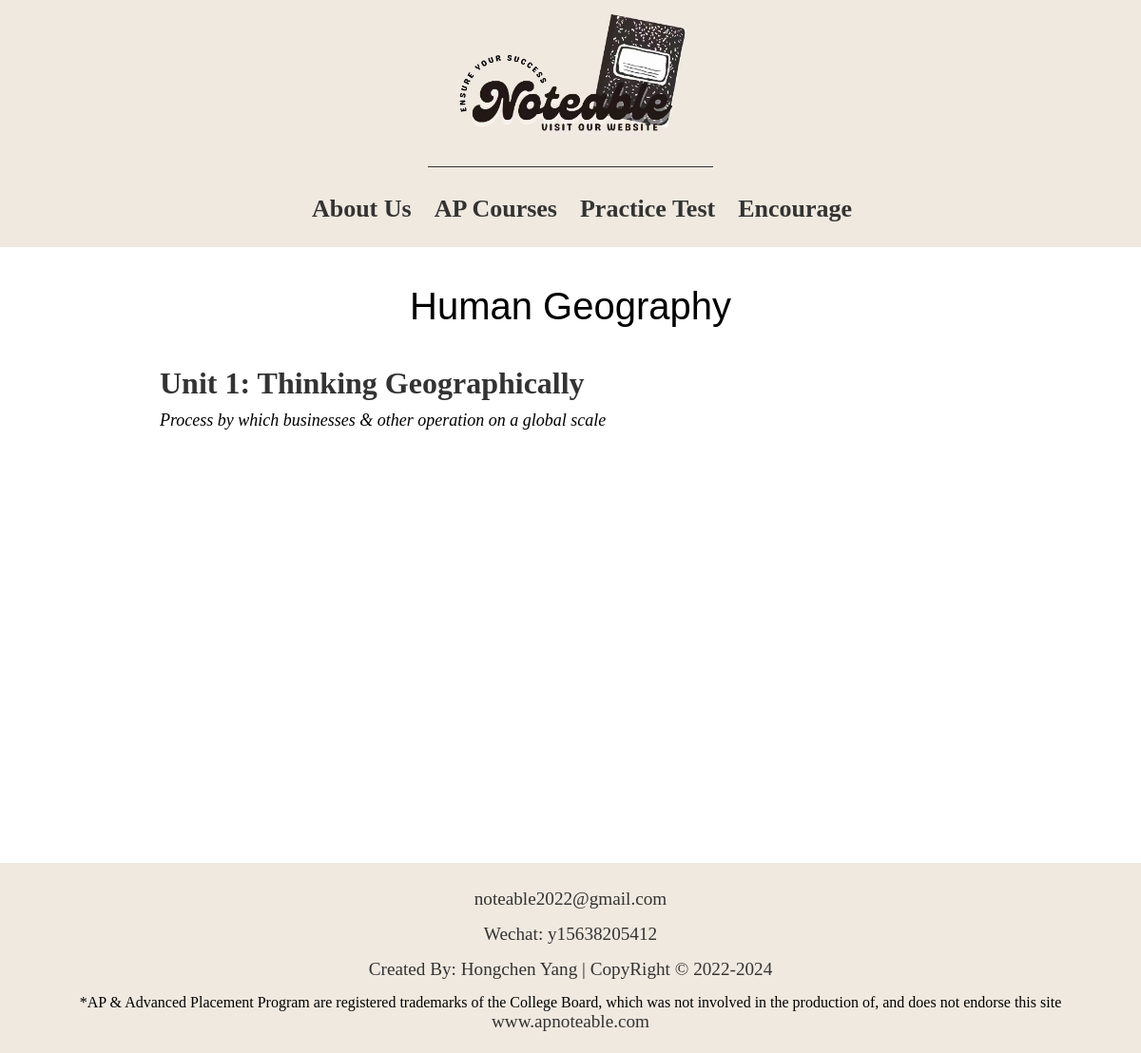
Before: /course/human-geography/ with the older database file.
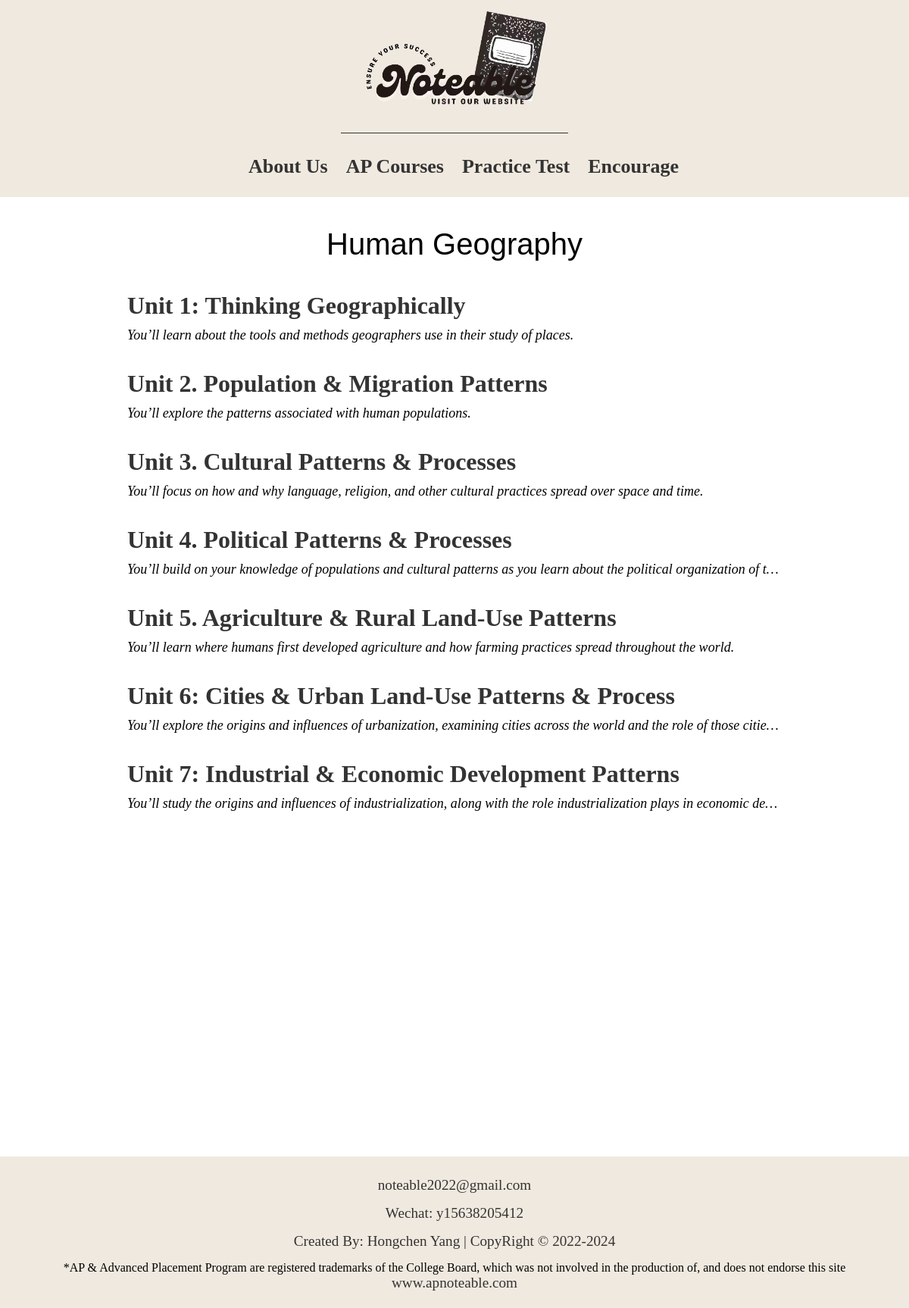
After: the same page with the newer database file.
### course/models.py (models this page shows, shortened)
class Human_Geography(models.Model):
    title = models.CharField(max_length = 50) #chapter title
    intro = models.CharField(max_length = 288,default = "") # breif intorduce of chapter
    notes = RichTextField(null=True) #notes
    """ notes = models.TextField(default="") #notes """

### course/views.py (the view)
# urls.py: path("human-geography/", views.human_geography, name='human_geography'), #human_geography page
def human_geography(request):
    human_geography = Human_Geography.objects.all()
    context = {"human_geography":human_geography}
    return render(request,'course/human_geography.html',context)

### templates/course/human_geography.html
{% extends 'navigation.html' %}
{% load static %}
{% block content %}
<link rel="stylesheet" href="{% static 'course/css/chapter.css'%}">
<div class="chapter-wrapper">
    <div class="title">
        <a href="{% url 'course' %}">Human Geography</a>
    </div>
    <ul class="chapter center">
        {% for chapter in human_geography %}
        <li>
            <a href="{% url 'human_geography_notes' chapter.id %}">{{ chapter.title }}</a>
            <p>{{ chapter.intro }}</p>
        </li>
        {% endfor %}
    </ul>
</div>
{% endblock %}

Changed rows visible on the page:
changed Human_Geography "Unit 1: Thinking Geographically": intro "Process by which businesses & other operation on a global scale" → "You’ll learn about the tools and methods geographers use in their study of places."
added Human_Geography: title "Unit 2. Population & Migration Patterns", intro "You’ll explore the patterns associated with human populations."
added Human_Geography: title "Unit 3. Cultural Patterns & Processes", intro "You’ll focus on how and why language, religion, and other cultural practices spread over space and time."
added Human_Geography: title "Unit 4. Political Patterns & Processes", intro "You’ll build on your knowledge of populations and cultural patterns as you learn about the political organization of t…"
added Human_Geography: title "Unit 5. Agriculture & Rural Land-Use Patterns", intro "You’ll learn where humans first developed agriculture and how farming practices spread throughout the world."
added Human_Geography: title "Unit 6: Cities & Urban Land-Use Patterns & Process", intro "You’ll explore the origins and influences of urbanization, examining cities across the world and the role of those citie…"
added Human_Geography: title "Unit 7: Industrial & Economic Development Patterns", intro "You’ll study the origins and influences of industrialization, along with the role industrialization plays in economic de…"
